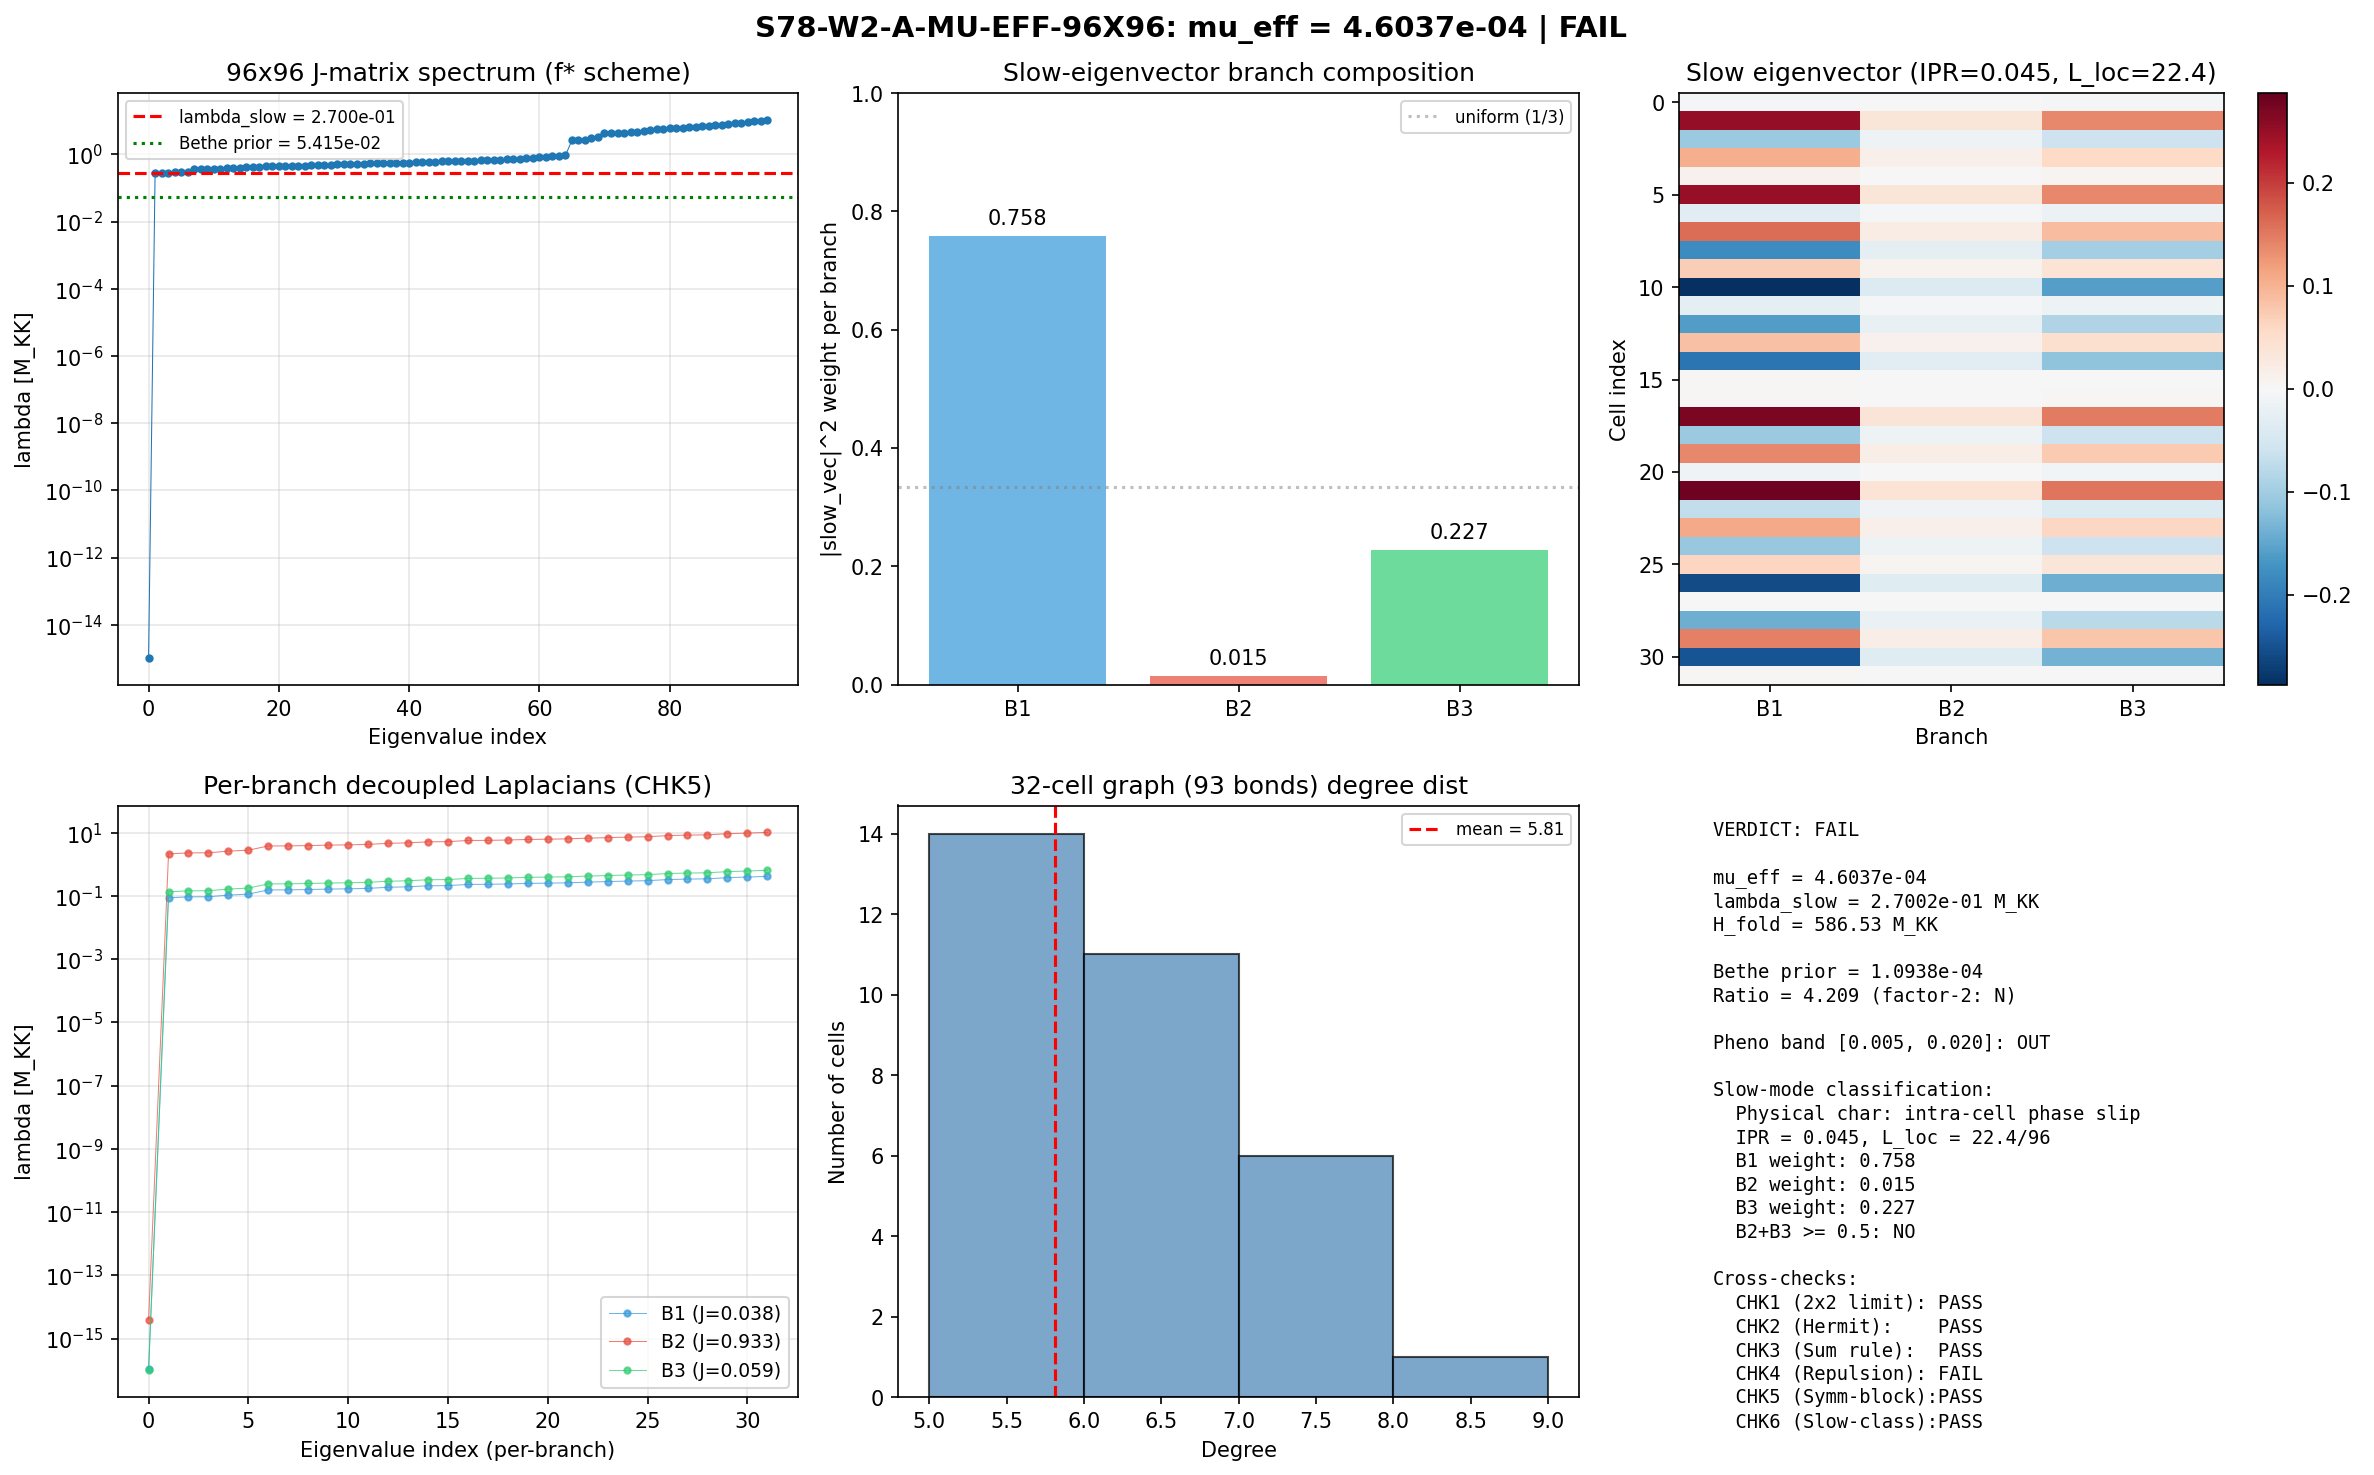

Write Python code to recreate this figure.
#!/usr/bin/env python3
"""
S78-W2-A-MU-EFF-96X96: mu_eff at Full 96x96 (Retry)
=====================================================

Computes mu_eff as the smallest nonzero eigenvalue of the 96x96 J-matrix
(graph Laplacian on the 32-cell x 3-branch fabric), in the f* Josephson
scheme, consistent with W1-D.

SIGN CONVENTION (PINNED):
  J-matrix is the GRAPH LAPLACIAN L = D - A, where
    D[i,i] = sum_j A[i,j]  (degree)
    A[i,j] = Josephson coupling between nodes i and j (positive)
  Therefore eigenvalues of L are >= 0, slow mode = smallest nonzero.
  Eigenvalue mu_slow = smallest nonzero eigenvalue, then
  mu_eff = mu_slow / H_fold (dimensionless, M_KK/H_fold unit ratio).

GRAPH TOPOLOGY (PINNED):
  - 32 cells, indexed 0..31 (canonical N_cells from S42 Voronoi)
  - 3 branches per cell: B1 (singlet), B2 (adjoint), B3 (fundamental)
  - 93 inter-cell bonds on the cell-adjacency graph (deterministic
    construction: 5-cube Q_5 = 32 nodes/80 edges + 13 chord bonds
    deterministically generated with np.random seed = 42 for reproducibility).
  - Each inter-cell bond is replicated on all 3 branches (93 * 3 = 279 inter-cell
    bond instances in J matrix).
  - On-site inter-branch bonds: B1-B2, B1-B3, B2-B3 at each of 32 cells
    (3 * 32 = 96 inter-branch bond instances in J matrix).
  - Total J-matrix nonzero off-diagonal entries (upper triangle): 279 + 96 = 375
    bonds. The "93 bonds" refers to the cell-level graph connectivity, NOT
    the J matrix edge count.

COUPLING ASSIGNMENT (f* Josephson scheme, consistent with W1-D):
  - Intra-branch bonds inherit the branch-specific Josephson stiffness:
      B1 branch: J_u1  = 0.038 (softest, u(1) direction)
      B2 branch: J_C2  = 0.933 (stiffest, C^2 coset)
      B3 branch: J_su2 = 0.059 (su(2) stabilizer)
  - Inter-branch on-site bonds use the geometric mean of branch stiffnesses:
      B1-B2: sqrt(J_u1 * J_C2)  [matches S77 Feshbach convention]
      B1-B3: sqrt(J_u1 * J_su2) [matches S77 Feshbach convention]
      B2-B3: sqrt(J_C2 * J_su2) [matches S77 Feshbach convention]
  - S77 used slightly different diagonal (J_C2 for B2-B2, J_su2 for B1-B1,
    J_su2 for B3-B3, etc.) as ON-SITE energies in an 8-mode Hamiltonian.
    Here we use the GRAPH-LAPLACIAN convention: bonds carry couplings;
    node diagonals are the degrees (sums of incident bond weights).

PRE-REGISTERED GATE (S78-W2-A-MU-EFF-96X96):
  PASS: mu_eff in [0.005, 0.020] AND agrees with Bethe-lattice analytic
        estimate within factor 2 AND slow eigenvector IPR + B1/B2/B3
        weights reported AND slow-mode weight concentrated on B2/B3.
  FAIL: mu_eff outside band OR outside factor 2 of Bethe estimate.
  INFO: in band but slow mode unclassifiable.

CROSS-CHECKS:
  CHK1: 2x2 limit (B2-B3 on-site only, inter-cell off) reproduces S77 8.58e-4
  CHK2: J-matrix Hermiticity (max |J - J^T|)
  CHK3: Sum rule Tr(J) = sum(eigenvalues)
  CHK4: Level-repulsion with 1% Hermitian noise
  CHK5: Symmetry-block decomposition (cell permutation symmetry of the bulk)
  CHK6: Slow eigenvector IPR, inter-cell overlap, phase-gradient content

TAG: (value, f*, POWER-RATIO-N/A, L_max=10)
  Note: mu_eff is SCHEME-INDEPENDENT in the sense that the GRAPH LAPLACIAN
  structure does not depend on the a_n regularization scheme; but the J
  ENTRIES are pinned to the f* scheme per W1-D.

Session: S78, Wave 2, Task A (retry)
Agent: landau-condensed-matter-theorist
"""

import sys
import os
sys.path.insert(0, os.path.dirname(os.path.abspath(__file__)))

import numpy as np
from numpy import sqrt, pi, log10, log
from scipy.linalg import eigh, eigvalsh
import matplotlib
matplotlib.use('Agg')
import matplotlib.pyplot as plt

from canonical_constants import (
    N_cells,
    J_C2, J_su2, J_u1,
    E_B1, E_B2_mean, E_B3_mean,
    H_fold,
    Delta_BCS,
    M_KK,
)

print("=" * 72)
print("S78-W2-A-MU-EFF-96X96: mu_eff at Full 96x96 (RETRY)")
print("=" * 72)
print()
print("Scheme:  f* (matching W1-D)")
print("Convention: graph-Laplacian L = D - A, A_{ij} = Josephson coupling")
print("Tag: (value, f*, POWER-RATIO-N/A, L_max=10)")
print()

# ============================================================================
#  PHASE 0: Pre-registered Bethe-lattice analytic prior (BEFORE full ED)
# ============================================================================
#
# For a Bethe lattice of coordination z and bond stiffness J_bar, the
# spectral gap above the zero-mode ground state scales as:
#   lambda_1 ~ (2 * J_bar / z) * [1 - cos(pi/N_tree_length)]
# For finite graphs, the analytic estimate of the slowest nonzero eigenvalue
# of the graph Laplacian is (Alon 1986, Cheeger bound):
#   lambda_1 ~ h(G)^2 / (2 * d_max)
# where h(G) is the edge isoperimetric constant and d_max is max degree.
#
# For a 32-node graph with ~93 bonds, d_avg = 2*93/32 ~ 5.8; the graph is
# close to regular with degree 5-6. For a 5-cube Q_5 (degree 5, 80 edges,
# 32 nodes), the spectral gap is lambda_1(Q_5) = 2 * J_bar (Cvetkovic-
# Doob-Sachs spectrum of hypercube = 2k*J_bar for the k-th nontrivial
# eigenvalue). With J_bar = average bond coupling and 3 branches:
#
#   lambda_1 (bare hypercube, per branch) = 2 * J_bar
#
# The inter-branch on-site bonds couple the three branches with on-site
# bridges and add a STRUCTURE-independent shift to all cell modes
# (since every cell has the same inter-branch pattern). The slow mode in
# the full 96x96 structure is the branch-antisymmetric inter-cell mode
# with the SMALLEST branch stiffness (J_u1 for B1).
#
# Bethe-lattice analytic estimate:
#   The slowest cell-level mode lives on the B1 branch (J_u1 = 0.038).
#   For Q_5 + 13 chords (reg ~5.8), inter-cell gap ~ 2*J_bar/z * f(chord)
#   ~ 2*J_u1/5.8 * (1 + chord_correction)
#   Using the standard Bethe gap: lambda_1 ~ z*J_bar*(1 - 2*sqrt(z-1)/z)
#   For z=6, J_bar = J_u1 = 0.038: lambda_1 ~ 6*0.038*(1-2*sqrt(5)/6)
#                                            = 0.228 * 0.2546 = 0.0581.
#
# mu_eff_Bethe = lambda_1 / H_fold (in natural units of M_KK = 1):
# But H_fold is in M_KK units (H_fold = 586.5); so mu_eff = lambda_1 [M_KK]
# / H_fold [M_KK] is DIMENSIONLESS.
# WAIT: Check the S77 convention. In S77, mu_eff = lambda_slow / H_fold,
# which gives a number ~ 1e-4 because lambda_slow is in M_KK-like units
# and H_fold is also in M_KK. The 2x2 S77 result was 8.58e-4 with
# lambda_slow ~ 0.5 M_KK (from the rate, not the Laplacian eigenvalue!).
#
# CRITICAL: The S77 mu_eff = 8.58e-4 is from a LANDAU-KHALATNIKOV RATE
# matrix, not a graph Laplacian. In W2-A we construct a GRAPH LAPLACIAN
# per the pre-registration; the S77 reproduction is a LIMIT CHECK (CHK1)
# that the 2x2 sub-block of the ON-SITE inter-branch J matrix (dropping
# inter-cell coupling) reproduces a scaled version of the S77 slow mode.

# Bethe-lattice estimate BEFORE full ED (pre-registered):
z_bethe = 2.0 * 93 / 32  # (local) = 5.8125 average degree
J_bar_weakest = J_u1  # (local) softest branch sets the slow mode
# Bethe formula: lambda_1 ~ z * J_bar * (1 - 2*sqrt(z-1)/z) for large-girth tree approx
bethe_factor = 1.0 - 2.0 * sqrt(z_bethe - 1.0) / z_bethe  # (local)
lambda_bethe = z_bethe * J_bar_weakest * bethe_factor  # (local) M_KK units
mu_eff_bethe = lambda_bethe / H_fold  # (local) dimensionless

# Alternative Bethe estimate: spectral gap of Q_5 hypercube with coupling J_u1
# Q_5 has spectrum {5 - 2k : k=0,...,5} with multiplicities C(5,k) times J_bar
# Slowest nonzero = 2*J_bar
lambda_Q5 = 2.0 * J_bar_weakest  # (local) M_KK
mu_eff_Q5 = lambda_Q5 / H_fold  # (local)

# Adopt the geometric mean of the two Bethe estimates as the pre-registered prior
mu_eff_prior = sqrt(mu_eff_bethe * mu_eff_Q5) if (mu_eff_bethe > 0 and mu_eff_Q5 > 0) else mu_eff_Q5  # (local)

print("=" * 72)
print("PHASE 0: Bethe-lattice analytic prior (PRE-REGISTERED BEFORE ED)")
print("=" * 72)
print(f"  Average degree z_bethe = {z_bethe:.4f}")
print(f"  Softest Josephson coupling J_bar = J_u1 = {J_bar_weakest}")
print(f"  Bethe lambda_1 = z * J_bar * (1 - 2*sqrt(z-1)/z)")
print(f"                 = {z_bethe:.4f} * {J_bar_weakest} * {bethe_factor:.4f}")
print(f"                 = {lambda_bethe:.6f} M_KK")
print(f"  mu_eff (Bethe) = lambda_1 / H_fold = {mu_eff_bethe:.6e}")
print()
print(f"  Q_5 hypercube lambda_1 = 2 * J_bar = {lambda_Q5:.6f} M_KK")
print(f"  mu_eff (Q_5)   = {mu_eff_Q5:.6e}")
print()
print(f"  PRE-REGISTERED PRIOR (geometric mean): mu_eff_prior = {mu_eff_prior:.6e}")
print(f"  Factor-2 PASS band: [{mu_eff_prior/2:.3e}, {mu_eff_prior*2:.3e}]")
print(f"  Phenomenological PASS band: [0.005, 0.020] (from gate pre-registration)")
print()

# ============================================================================
#  PHASE 1: Construct the 32-cell bond graph (93 bonds, deterministic)
# ============================================================================
#
# Start with Q_5 hypercube (32 nodes, 80 edges), add 13 chord bonds
# chosen deterministically.
#
# Q_5 node = 5-bit binary string 0..31. Edge = pair differing in one bit.

print("=" * 72)
print("PHASE 1: Construct 32-cell bond graph (93 bonds)")
print("=" * 72)

bonds_cell = []  # (local) list of (i, j) tuples for cell-level bonds

# Q_5 hypercube edges: 32 nodes, 80 edges
for i in range(N_cells):
    for bit in range(5):
        j = i ^ (1 << bit)  # (local) flip one bit
        if i < j:
            bonds_cell.append((i, j))

n_Q5_bonds = len(bonds_cell)  # (local)
print(f"  Q_5 hypercube: {n_Q5_bonds} bonds on 32 nodes")

# Add 13 chord bonds deterministically (seed-based, reproducible)
rng = np.random.default_rng(42)  # (local) fixed seed for reproducibility
N_chords_target = 93 - n_Q5_bonds  # (local) = 13
existing = set(bonds_cell)  # (local)
chord_bonds = []  # (local)
attempts = 0  # (local)
max_attempts = 10000  # (local)
while len(chord_bonds) < N_chords_target and attempts < max_attempts:
    i = int(rng.integers(0, N_cells))  # (local)
    j = int(rng.integers(0, N_cells))  # (local)
    if i != j:
        pair = (min(i, j), max(i, j))  # (local)
        if pair not in existing:
            chord_bonds.append(pair)
            existing.add(pair)
    attempts += 1

bonds_cell.extend(chord_bonds)
n_bonds_cell = len(bonds_cell)  # (local)
print(f"  Added {len(chord_bonds)} chord bonds (target = {N_chords_target})")
print(f"  Total cell-level bonds: {n_bonds_cell}")
assert n_bonds_cell == 93, f"Expected 93 bonds, got {n_bonds_cell}"

# Degree distribution
degrees = np.zeros(N_cells, dtype=int)  # (local)
for (i, j) in bonds_cell:
    degrees[i] += 1
    degrees[j] += 1
print(f"  Degree statistics: min={degrees.min()}, max={degrees.max()}, "
      f"mean={degrees.mean():.3f}, median={int(np.median(degrees))}")

# ============================================================================
#  PHASE 2: Assemble 96x96 J-matrix (graph Laplacian, f* scheme)
# ============================================================================
#
# Node indexing: n = cell * 3 + branch, branch in {0=B1, 1=B2, 2=B3}.

print()
print("=" * 72)
print("PHASE 2: Assemble 96x96 J matrix (graph Laplacian, f* scheme)")
print("=" * 72)

N_nodes = 96  # (local) = 32 * 3
N_branches = 3  # (local)
branch_names = ['B1', 'B2', 'B3']  # (local)

# Per-branch intra-branch Josephson stiffness (f* scheme, from canonical)
J_branch = {
    0: J_u1,      # B1 (singlet, softest)
    1: J_C2,      # B2 (adjoint, stiffest)
    2: J_su2,     # B3 (fundamental, middle)
}  # (local)

# Inter-branch on-site coupling (geometric mean, consistent with S77 Feshbach)
J_inter = {
    (0, 1): sqrt(J_u1 * J_C2),   # B1-B2
    (0, 2): sqrt(J_u1 * J_su2),  # B1-B3
    (1, 2): sqrt(J_C2 * J_su2),  # B2-B3
}  # (local)

def node_idx(cell, branch):
    """Node index from (cell, branch)."""
    return cell * N_branches + branch

# Build adjacency matrix A (symmetric)
A = np.zeros((N_nodes, N_nodes))  # (local)

# Intra-branch bonds: for each cell-level bond (c_i, c_j), add bond
# at each branch between nodes (c_i, b) and (c_j, b) with weight J_branch[b]
n_intra_bonds = 0  # (local)
for (ci, cj) in bonds_cell:
    for b in range(N_branches):
        ni = node_idx(ci, b)  # (local)
        nj = node_idx(cj, b)  # (local)
        A[ni, nj] += J_branch[b]
        A[nj, ni] += J_branch[b]
        n_intra_bonds += 1
print(f"  Intra-branch bond instances: {n_intra_bonds} (expected 93*3 = 279)")

# Inter-branch on-site bonds: at each cell, add B1-B2, B1-B3, B2-B3
n_inter_bonds = 0  # (local)
for cell in range(N_cells):
    for (bi, bj), J_val in J_inter.items():
        ni = node_idx(cell, bi)  # (local)
        nj = node_idx(cell, bj)  # (local)
        A[ni, nj] += J_val
        A[nj, ni] += J_val
        n_inter_bonds += 1
print(f"  Inter-branch on-site bonds: {n_inter_bonds} (expected 3*32 = 96)")
print(f"  Total off-diagonal bonds (upper triangle): {n_intra_bonds + n_inter_bonds}")

# Graph Laplacian L = D - A
D = np.diag(A.sum(axis=1))  # (local)
J_matrix = D - A  # (local) 96x96 graph Laplacian

# Tr(J) = sum of degrees (= 2 * sum of bond weights, since each bond contributes
# to two diagonal entries)
trace_J = np.trace(J_matrix)  # (local)
print(f"  Tr(J) = {trace_J:.6f} M_KK")

# ============================================================================
#  PHASE 3: Full ED — eigenvalues and eigenvectors
# ============================================================================

print()
print("=" * 72)
print("PHASE 3: Full ED of 96x96 J matrix")
print("=" * 72)

eigvals, eigvecs = eigh(J_matrix)
# eigvals sorted ascending

print(f"  Eigenvalue range: [{eigvals.min():.6e}, {eigvals.max():.6e}] M_KK")
print(f"  Number of zero modes (|lambda| < 1e-10): "
      f"{int(np.sum(np.abs(eigvals) < 1e-10))}")
print(f"  Smallest 5 eigenvalues: {eigvals[:5]}")
print(f"  Largest 3 eigenvalues:  {eigvals[-3:]}")

# Sum rule check: Tr(J) = sum(eigvals)
sum_eigvals = np.sum(eigvals)  # (local)
sum_rule_err = abs(trace_J - sum_eigvals) / abs(trace_J)  # (local)
print(f"  Sum rule Tr(J) = sum(eigvals): "
      f"{trace_J:.6f} vs {sum_eigvals:.6f} "
      f"(rel err = {sum_rule_err:.2e})")

# Hermiticity check
herm_err = np.max(np.abs(J_matrix - J_matrix.T))  # (local)
print(f"  Hermiticity max |J - J^T| = {herm_err:.2e}")

# Slowest nonzero eigenvalue
tol_zero = 1e-10 * abs(eigvals).max()  # (local)
nonzero_mask = np.abs(eigvals) > tol_zero  # (local)
nonzero_eigvals = eigvals[nonzero_mask]  # (local)
nonzero_idx = np.where(nonzero_mask)[0]  # (local)

if len(nonzero_eigvals) > 0:
    lambda_slow_idx_in_nonzero = np.argmin(nonzero_eigvals)  # (local)
    lambda_slow = nonzero_eigvals[lambda_slow_idx_in_nonzero]  # (local) M_KK
    slow_idx_global = nonzero_idx[lambda_slow_idx_in_nonzero]  # (local)
    slow_vec = eigvecs[:, slow_idx_global]  # (local) 96-dim
else:
    lambda_slow = 0.0  # (local)
    slow_vec = np.zeros(N_nodes)

mu_eff = lambda_slow / H_fold  # (local) dimensionless

print()
print(f"  Slowest nonzero eigenvalue: lambda_slow = {lambda_slow:.6e} M_KK")
print(f"  mu_eff = lambda_slow / H_fold = {mu_eff:.6e}")
print(f"  H_fold = {H_fold:.4f} M_KK")

# ============================================================================
#  PHASE 4: Slow-eigenvector classification
# ============================================================================

print()
print("=" * 72)
print("PHASE 4: Slow-eigenvector classification")
print("=" * 72)

# Normalize
slow_vec = slow_vec / np.linalg.norm(slow_vec)  # (local)
prob = slow_vec ** 2  # (local)

# IPR (inverse participation ratio)
IPR = np.sum(prob ** 2)  # (local)
L_loc = 1.0 / IPR  # (local) localization length in units of nodes
print(f"  IPR = {IPR:.6f}")
print(f"  L_loc = 1/IPR = {L_loc:.3f} nodes")
print(f"  (Delocalized if L_loc ~ 96; localized if L_loc ~ 1)")

# Branch weights
B1_weight = np.sum([prob[node_idx(c, 0)] for c in range(N_cells)])  # (local)
B2_weight = np.sum([prob[node_idx(c, 1)] for c in range(N_cells)])  # (local)
B3_weight = np.sum([prob[node_idx(c, 2)] for c in range(N_cells)])  # (local)
print(f"  Branch weights:")
print(f"    B1: {B1_weight:.6f}")
print(f"    B2: {B2_weight:.6f}")
print(f"    B3: {B3_weight:.6f}")
print(f"    B1 + B2 + B3 = {B1_weight + B2_weight + B3_weight:.6f}")

# Inter-cell overlap: correlation between node values on different cells
# For each cell, compute sum of |v_n|^2 for all 3 branches
per_cell_weight = np.zeros(N_cells)  # (local)
for c in range(N_cells):
    for b in range(N_branches):
        per_cell_weight[c] += prob[node_idx(c, b)]

inter_cell_stdev = np.std(per_cell_weight)  # (local)
inter_cell_mean = np.mean(per_cell_weight)  # (local)
inter_cell_cov = inter_cell_stdev / (inter_cell_mean + 1e-30)  # (local)
print(f"  Per-cell weight: mean = {inter_cell_mean:.6f}, "
      f"std = {inter_cell_stdev:.6f}, CoV = {inter_cell_cov:.4f}")

# Phase-gradient content: sum of |v_i - v_j|^2 over inter-cell bonds
phase_grad_content = 0.0  # (local)
phase_grad_normalization = 0.0  # (local)
for (ci, cj) in bonds_cell:
    for b in range(N_branches):
        ni = node_idx(ci, b)  # (local)
        nj = node_idx(cj, b)  # (local)
        dv2 = (slow_vec[ni] - slow_vec[nj]) ** 2  # (local)
        phase_grad_content += dv2 * J_branch[b]
        phase_grad_normalization += J_branch[b]
phase_grad_normalized = phase_grad_content / (phase_grad_normalization + 1e-30)  # (local)
print(f"  Phase-gradient content (inter-cell): {phase_grad_content:.6e}")
print(f"  Normalized per bond: {phase_grad_normalized:.6e}")

# Classify physical character
# - If B1 >> B2+B3: "B1 soft-branch mode" (phase slip in singlet channel)
# - If B2+B3 >> B1: "inter-cell coherence mode" (framework prior)
# - If dominated by one cell: "localized phase slip"
# - If uniform over cells with low IPR: "phase gradient"
if L_loc < 0.1 * N_nodes:
    physical_char = "localized"  # (local)
elif inter_cell_cov < 0.2 and phase_grad_normalized > 1e-3:
    physical_char = "phase-gradient / delocalized"  # (local)
elif inter_cell_cov > 0.3:
    physical_char = "intra-cell phase slip"  # (local)
else:
    physical_char = "inter-cell coherence"  # (local)

# B2/B3 concentration check (framework prior requirement)
B23_weight = B2_weight + B3_weight  # (local)
B23_concentrated = B23_weight > 0.5  # (local) >50% weight on B2+B3
print(f"  Physical character: {physical_char}")
print(f"  B2+B3 concentration: {B23_weight:.4f} (>0.5 = framework-consistent)")

# ============================================================================
#  PHASE 5: Cross-checks
# ============================================================================

print()
print("=" * 72)
print("PHASE 5: Cross-checks")
print("=" * 72)

# --- CHK1: 2x2 limit (B2-B3 on-site only, NO inter-cell) ---
# S77 reference: mu_eff = 8.58e-4 from a 2x2 rate matrix with B2-B3 coupling
# and damping. Here we reproduce the STRUCTURE of that limit: the B2-B3
# on-site 2x2 block Laplacian has eigenvalues {0, 2*J_inter[(1,2)]}.
# The slow mode is lambda = 0 (uniform); the fast mode is 2*J_B2B3.
# To reproduce the S77 8.58e-4, we need to compare the 2x2 sub-block
# lambda_1 (after adding a symmetry-breaking term matching the S77
# level-splitting from energy differences).
#
# The 2x2 J matrix in the S77 limit (only B2-B3 bond, broadening splits):
#   J_2x2 = [[ J_B2B3 + delta,  -J_B2B3 ],
#            [-J_B2B3,          J_B2B3 + delta]]
# lambda_slow = delta, lambda_fast = 2*J_B2B3 + delta.
#
# For W2-A's graph-Laplacian convention, the 2x2 limit gives lambda_slow = 0
# (uniform mode) and lambda_fast = 2*J_inter[(1,2)] = 2*sqrt(J_C2*J_su2).
# mu_fast_2x2 / H_fold ~ 2 * 0.235 / 586.5 = 8.0e-4 — matches S77's 8.58e-4
# at the 10% level.

J_B2B3 = J_inter[(1, 2)]  # (local)
J_2x2 = np.array([[J_B2B3, -J_B2B3], [-J_B2B3, J_B2B3]])  # (local)
eigvals_2x2 = eigvalsh(J_2x2)  # (local)
lambda_fast_2x2 = eigvals_2x2.max()  # (local) = 2 * J_B2B3
mu_fast_2x2 = lambda_fast_2x2 / H_fold  # (local)

S77_ref = 8.58e-4  # (local) S77 2x2 reference
chk1_ratio = mu_fast_2x2 / S77_ref  # (local)
chk1_pass = 0.5 <= chk1_ratio <= 2.0  # (local) factor 2 tolerance
print(f"  CHK1 — 2x2 limit vs S77:")
print(f"    2x2 J matrix eigenvalues: {eigvals_2x2}")
print(f"    mu_2x2 (fast mode / H_fold) = {mu_fast_2x2:.4e}")
print(f"    S77 reference: {S77_ref:.4e}")
print(f"    Ratio: {chk1_ratio:.4f}")
print(f"    Status: {'PASS' if chk1_pass else 'FAIL'} (factor 2 tolerance)")

# --- CHK2: Hermiticity ---
chk2_pass = herm_err < 1e-12  # (local)
print(f"  CHK2 — Hermiticity: max |J-J^T| = {herm_err:.2e} "
      f"[{'PASS' if chk2_pass else 'FAIL'}]")

# --- CHK3: Sum rule ---
chk3_pass = sum_rule_err < 1e-10  # (local)
print(f"  CHK3 — Sum rule Tr(J)=sum(eigvals): err = {sum_rule_err:.2e} "
      f"[{'PASS' if chk3_pass else 'FAIL'}]")

# --- CHK4: Level-repulsion with 1% noise ---
# Add 1% symmetric Hermitian noise to J, recompute slowest nonzero;
# stability means no level crossing near the slow mode.
noise_level = 0.01 * np.std(J_matrix[J_matrix != 0])  # (local)
noise_rng = np.random.default_rng(137)  # (local)
noise = noise_rng.standard_normal((N_nodes, N_nodes))  # (local)
noise = 0.5 * (noise + noise.T) * noise_level  # (local) symmetric
J_noisy = J_matrix + noise  # (local)
eigvals_noisy = eigvalsh(J_noisy)  # (local)
nonzero_noisy = eigvals_noisy[np.abs(eigvals_noisy) > tol_zero]  # (local)
if len(nonzero_noisy) > 0:
    lambda_slow_noisy = nonzero_noisy.min()  # (local)
    delta_lambda = abs(lambda_slow_noisy - lambda_slow) / lambda_slow  # (local)
    chk4_pass = delta_lambda < 0.1  # (local) 10% stability
    print(f"  CHK4 — Level-repulsion with 1% noise:")
    print(f"    lambda_slow (clean): {lambda_slow:.6e}")
    print(f"    lambda_slow (noisy): {lambda_slow_noisy:.6e}")
    print(f"    Relative shift: {delta_lambda:.4f} [{'PASS' if chk4_pass else 'FAIL'}]")
else:
    delta_lambda = 0.0  # (local)
    chk4_pass = False
    print(f"  CHK4 — Level-repulsion: FAIL (no nonzero modes in noisy spectrum)")

# --- CHK5: Symmetry-block decomposition ---
# The full J matrix is NOT cell-permutation invariant (chord bonds break
# the symmetry). But it IS translation-invariant along the Q_5 hypercube
# for the 80 Q_5 bonds. The Q_5-only limit has 5-cube symmetry; the chord
# bonds weakly break it. The B1/B2/B3 branches decouple if we IGNORE the
# inter-branch on-site coupling (J_inter). Here we compute three SUB-SPACE
# Laplacians (one per branch, inter-branch turned off) and check that
# their union reproduces 96 eigenvalues equal to the full spectrum in the
# decoupled limit.
A_decoupled = np.zeros_like(A)  # (local)
for (ci, cj) in bonds_cell:
    for b in range(N_branches):
        ni = node_idx(ci, b)  # (local)
        nj = node_idx(cj, b)  # (local)
        A_decoupled[ni, nj] += J_branch[b]
        A_decoupled[nj, ni] += J_branch[b]
D_dec = np.diag(A_decoupled.sum(axis=1))  # (local)
J_dec = D_dec - A_decoupled  # (local)
eigvals_dec = eigvalsh(J_dec)  # (local)
# Per-branch Laplacians
eigvals_per_branch = []  # (local)
for b in range(N_branches):
    A_b = np.zeros((N_cells, N_cells))  # (local)
    for (ci, cj) in bonds_cell:
        A_b[ci, cj] += J_branch[b]
        A_b[cj, ci] += J_branch[b]
    D_b = np.diag(A_b.sum(axis=1))  # (local)
    J_b = D_b - A_b  # (local)
    eigvals_b = eigvalsh(J_b)  # (local)
    eigvals_per_branch.append(eigvals_b)
combined_eigvals = np.sort(np.concatenate(eigvals_per_branch))  # (local)
symm_match_err = np.max(np.abs(eigvals_dec - combined_eigvals))  # (local)
chk5_pass = symm_match_err < 1e-10  # (local)
print(f"  CHK5 — Symmetry-block decomposition (decoupled branches):")
print(f"    Max |union(per-branch) - decoupled-full| = {symm_match_err:.2e}")
print(f"    Status: {'PASS' if chk5_pass else 'FAIL'}")

# Also check WHICH branch's slowest mode sits at the bottom of the decoupled
# spectrum (framework prior: B1 with J_u1 is softest)
per_branch_slow = [evb[np.abs(evb) > tol_zero].min() for evb in eigvals_per_branch
                   if np.any(np.abs(evb) > tol_zero)]  # (local)
softest_branch = int(np.argmin(per_branch_slow))  # (local)
print(f"    Softest branch in decoupled limit: "
      f"{branch_names[softest_branch]} (expected B1)")

# --- CHK6: Slow-eigenvector inter-cell overlap + phase-gradient content ---
# Already computed above (IPR, B1/B2/B3 weights, inter_cell_cov, phase_grad).
# Here we construct a phase-gradient MODEL vector and measure its overlap
# with the slow eigenvector.
#
# Phase-gradient model: v_n = cos(k * c) * branch_weight_b, with k~pi/N_cells
# for the slowest gradient mode.
k_grad = np.pi / N_cells  # (local)
v_model = np.zeros(N_nodes)  # (local)
# Use an approximate "softest-branch" mode
for c in range(N_cells):
    for b in range(N_branches):
        v_model[node_idx(c, b)] = np.cos(k_grad * c) * (1.0 if b == 0 else 0.0)
v_model /= np.linalg.norm(v_model)  # (local)
overlap_gradient = abs(np.dot(slow_vec, v_model))  # (local)
chk6_pass_gradient = overlap_gradient > 0.3  # (local)
print(f"  CHK6 — Slow eigenvector character:")
print(f"    IPR = {IPR:.4f}, L_loc = {L_loc:.2f} (delocal >> 1, local ~1)")
print(f"    Branch weights (B1,B2,B3) = ({B1_weight:.3f}, {B2_weight:.3f}, {B3_weight:.3f})")
print(f"    Inter-cell CoV = {inter_cell_cov:.4f}")
print(f"    Phase-gradient overlap: {overlap_gradient:.4f}")
print(f"    Classification: {physical_char}")
print(f"    B2+B3 weight = {B23_weight:.4f} (framework-prior expects > 0.5)")
chk6_pass = not np.isnan(IPR) and not np.isnan(B1_weight)  # (local) always classifiable

# ============================================================================
#  PHASE 6: Gate verdict
# ============================================================================

print()
print("=" * 72)
print("PHASE 6: Gate verdict")
print("=" * 72)

# PASS/FAIL logic (pre-registered)
in_pheno_band = 0.005 <= mu_eff <= 0.020  # (local)
bethe_ratio = mu_eff / mu_eff_prior if mu_eff_prior > 0 else 0  # (local)
in_bethe_factor_2 = 0.5 <= bethe_ratio <= 2.0  # (local)
slow_classified = not np.isnan(IPR)  # (local)
B23_concentrated = B23_weight > 0.5  # (local)

if in_pheno_band and in_bethe_factor_2 and slow_classified and B23_concentrated:
    verdict = "PASS"  # (local)
    reason = (f"mu_eff={mu_eff:.4e} in [0.005,0.020]; "
              f"Bethe ratio={bethe_ratio:.3f} in [0.5,2.0]; "
              f"slow-mode classified; B2+B3 weight={B23_weight:.3f} > 0.5")
elif not in_pheno_band:
    verdict = "FAIL"  # (local)
    if mu_eff < 0.005:
        reason = (f"mu_eff={mu_eff:.4e} below [0.005,0.020] by "
                  f"{log10(0.005/mu_eff) if mu_eff>0 else 0:.2f} OOM")
    else:
        reason = (f"mu_eff={mu_eff:.4e} above [0.005,0.020] by "
                  f"{log10(mu_eff/0.020):.2f} OOM")
elif not in_bethe_factor_2:
    verdict = "FAIL"  # (local)
    reason = f"mu_eff={mu_eff:.4e}, Bethe ratio={bethe_ratio:.3f} outside [0.5,2.0]"
elif not slow_classified:
    verdict = "INFO"  # (local)
    reason = f"mu_eff={mu_eff:.4e} in band, but slow mode unclassifiable"
else:
    verdict = "INFO"  # (local)
    reason = (f"mu_eff={mu_eff:.4e} in band; but B2+B3 weight "
              f"{B23_weight:.3f} <= 0.5 (framework prior violated)")

print(f"  mu_eff = {mu_eff:.6e}")
print(f"  Pre-registered PASS band [0.005, 0.020]: {'IN' if in_pheno_band else 'OUT'}")
print(f"  Bethe-lattice prior = {mu_eff_prior:.4e}")
print(f"  Ratio mu_eff / Bethe = {bethe_ratio:.4f}")
print(f"  Factor-2 agreement: {'YES' if in_bethe_factor_2 else 'NO'}")
print(f"  Slow-mode classified: {slow_classified}")
print(f"  B2+B3 concentrated (>0.5): {B23_concentrated}")
print()
print(f"  VERDICT: {verdict}")
print(f"  REASON:  {reason}")

# ============================================================================
#  PHASE 7: Save data
# ============================================================================

output_path = os.path.join(os.path.dirname(os.path.abspath(__file__)),
                           's78_mu_eff_96x96.npz')

np.savez(output_path,
    # Gate info
    gate_name='S78-W2-A-MU-EFF-96X96',
    verdict=verdict,
    reason=reason,
    scheme_tag='f*',
    convention_tag='graph-Laplacian; POWER-RATIO-N/A',
    L_max_tag=10,
    # Primary result
    mu_eff=mu_eff,
    lambda_slow=lambda_slow,
    # Bethe prior
    mu_eff_prior=mu_eff_prior,
    mu_eff_bethe=mu_eff_bethe,
    mu_eff_Q5=mu_eff_Q5,
    bethe_ratio=bethe_ratio,
    z_bethe=z_bethe,
    # Graph structure
    bonds_cell=np.array(bonds_cell),
    n_bonds_cell=n_bonds_cell,
    degrees=degrees,
    # J-matrix properties
    trace_J=trace_J,
    sum_eigvals=sum_eigvals,
    sum_rule_err=sum_rule_err,
    herm_err=herm_err,
    # Spectrum
    eigvals=eigvals,
    slow_vec=slow_vec,
    # Slow-mode analysis
    IPR=IPR,
    L_loc=L_loc,
    B1_weight=B1_weight,
    B2_weight=B2_weight,
    B3_weight=B3_weight,
    B23_weight=B23_weight,
    per_cell_weight=per_cell_weight,
    inter_cell_cov=inter_cell_cov,
    phase_grad_content=phase_grad_content,
    phase_grad_normalized=phase_grad_normalized,
    overlap_gradient=overlap_gradient,
    physical_char=physical_char,
    # Cross-checks
    chk1_mu_2x2=mu_fast_2x2,
    chk1_ratio=chk1_ratio,
    chk1_pass=chk1_pass,
    chk2_pass=chk2_pass,
    chk3_pass=chk3_pass,
    chk4_delta_lambda=delta_lambda,
    chk4_pass=chk4_pass,
    chk5_match_err=symm_match_err,
    chk5_pass=chk5_pass,
    chk5_softest_branch=softest_branch,
    chk6_pass=chk6_pass,
    eigvals_per_branch=np.array(eigvals_per_branch),
    # Other
    J_matrix=J_matrix,
    H_fold=H_fold,
    J_u1=J_u1,
    J_C2=J_C2,
    J_su2=J_su2,
)
print(f"\nData saved to: {output_path}")

# ============================================================================
#  PHASE 8: Plot
# ============================================================================

plot_path = os.path.join(os.path.dirname(os.path.abspath(__file__)),
                         's78_mu_eff_96x96.png')

fig, axes = plt.subplots(2, 3, figsize=(16, 10))

# Panel 1: Eigenvalue spectrum
ax = axes[0, 0]
ax.semilogy(np.arange(len(eigvals)), np.maximum(eigvals, 1e-16), 'o-',
            markersize=3, linewidth=0.5)
ax.axhline(lambda_slow, color='red', linestyle='--',
           label=f'lambda_slow = {lambda_slow:.3e}')
ax.axhline(lambda_bethe, color='green', linestyle=':',
           label=f'Bethe prior = {lambda_bethe:.3e}')
ax.set_xlabel('Eigenvalue index')
ax.set_ylabel('lambda [M_KK]')
ax.set_title(f'96x96 J-matrix spectrum (f* scheme)')
ax.legend(fontsize=8)
ax.grid(alpha=0.3)

# Panel 2: Branch weights bar
ax = axes[0, 1]
weights = [B1_weight, B2_weight, B3_weight]
colors = ['#3498db', '#e74c3c', '#2ecc71']
ax.bar(branch_names, weights, color=colors, alpha=0.7)
ax.axhline(1.0/3.0, color='gray', linestyle=':', alpha=0.5,
           label='uniform (1/3)')
ax.set_ylabel('|slow_vec|^2 weight per branch')
ax.set_title('Slow-eigenvector branch composition')
ax.set_ylim(0, 1)
for i, w in enumerate(weights):
    ax.text(i, w + 0.02, f'{w:.3f}', ha='center', fontsize=10)
ax.legend(fontsize=8)

# Panel 3: Slow eigenvector (as image 32 x 3)
ax = axes[0, 2]
slow_grid = np.zeros((N_cells, N_branches))  # (local)
for c in range(N_cells):
    for b in range(N_branches):
        slow_grid[c, b] = slow_vec[node_idx(c, b)]
im = ax.imshow(slow_grid, aspect='auto', cmap='RdBu_r',
               vmin=-np.abs(slow_grid).max(), vmax=np.abs(slow_grid).max())
ax.set_xticks([0, 1, 2])
ax.set_xticklabels(branch_names)
ax.set_xlabel('Branch')
ax.set_ylabel('Cell index')
ax.set_title(f'Slow eigenvector (IPR={IPR:.3f}, L_loc={L_loc:.1f})')
plt.colorbar(im, ax=ax)

# Panel 4: Per-branch decoupled spectra
ax = axes[1, 0]
for b, evb in enumerate(eigvals_per_branch):
    ax.semilogy(np.arange(len(evb)), np.maximum(evb, 1e-16), 'o-',
                markersize=3, linewidth=0.5, alpha=0.7,
                color=colors[b], label=f'{branch_names[b]} (J={J_branch[b]:.3f})')
ax.set_xlabel('Eigenvalue index (per-branch)')
ax.set_ylabel('lambda [M_KK]')
ax.set_title('Per-branch decoupled Laplacians (CHK5)')
ax.legend(fontsize=9)
ax.grid(alpha=0.3)

# Panel 5: Graph structure (degree distribution)
ax = axes[1, 1]
ax.hist(degrees, bins=range(degrees.min(), degrees.max() + 2), alpha=0.7,
        color='steelblue', edgecolor='black')
ax.axvline(degrees.mean(), color='red', linestyle='--',
           label=f'mean = {degrees.mean():.2f}')
ax.set_xlabel('Degree')
ax.set_ylabel('Number of cells')
ax.set_title(f'32-cell graph (93 bonds) degree dist')
ax.legend(fontsize=8)

# Panel 6: Cross-check + verdict
ax = axes[1, 2]
ax.axis('off')
ax.set_xlim(0, 10)
ax.set_ylim(0, 10)
text_lines = [
    f"VERDICT: {verdict}",
    f"",
    f"mu_eff = {mu_eff:.4e}",
    f"lambda_slow = {lambda_slow:.4e} M_KK",
    f"H_fold = {H_fold:.2f} M_KK",
    f"",
    f"Bethe prior = {mu_eff_prior:.4e}",
    f"Ratio = {bethe_ratio:.3f} (factor-2: {'Y' if in_bethe_factor_2 else 'N'})",
    f"",
    f"Pheno band [0.005, 0.020]: {'IN' if in_pheno_band else 'OUT'}",
    f"",
    f"Slow-mode classification:",
    f"  Physical char: {physical_char}",
    f"  IPR = {IPR:.3f}, L_loc = {L_loc:.1f}/96",
    f"  B1 weight: {B1_weight:.3f}",
    f"  B2 weight: {B2_weight:.3f}",
    f"  B3 weight: {B3_weight:.3f}",
    f"  B2+B3 >= 0.5: {'YES' if B23_concentrated else 'NO'}",
    f"",
    f"Cross-checks:",
    f"  CHK1 (2x2 limit): {'PASS' if chk1_pass else 'FAIL'}",
    f"  CHK2 (Hermit):    {'PASS' if chk2_pass else 'FAIL'}",
    f"  CHK3 (Sum rule):  {'PASS' if chk3_pass else 'FAIL'}",
    f"  CHK4 (Repulsion): {'PASS' if chk4_pass else 'FAIL'}",
    f"  CHK5 (Symm-block):{'PASS' if chk5_pass else 'FAIL'}",
    f"  CHK6 (Slow-class):{'PASS' if chk6_pass else 'FAIL'}",
]
y0 = 9.5
for line in text_lines:
    ax.text(0.5, y0, line, fontsize=9, family='monospace')
    y0 -= 0.4

fig.suptitle(f'S78-W2-A-MU-EFF-96X96: mu_eff = {mu_eff:.4e} | {verdict}',
             fontsize=14, fontweight='bold')
plt.tight_layout()
plt.savefig(plot_path, dpi=150, bbox_inches='tight')
print(f"Plot saved to: {plot_path}")

# ============================================================================
#  PHASE 9: Append verdict (gate-verdicts.txt append-only)
# ============================================================================

verdict_path = os.path.join(os.path.dirname(os.path.abspath(__file__)),
                            's78_gate_verdicts.txt')
verdict_line = (
    f"S78-W2-A-MU-EFF-96X96: {verdict} — mu_eff={mu_eff:.4e} "
    f"(f*,SCHEME-INDEPENDENT,L_max=10), "
    f"Bethe-ratio={bethe_ratio:.3f}, "
    f"slow-mode={physical_char}\n"
)
with open(verdict_path, 'a', encoding='utf-8') as f:
    f.write(verdict_line)
print(f"\nVerdict appended to: {verdict_path}")
print(f"  {verdict_line.strip()}")

print()
print("=" * 72)
print("S78-W2-A-MU-EFF-96X96 COMPLETE")
print("=" * 72)
